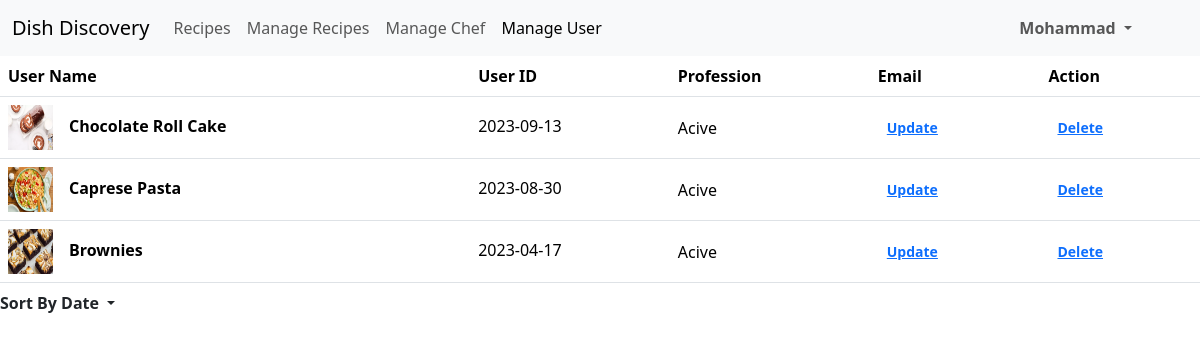
The page /admin_world/admin_manage_user.php?LtoO=click (signed in) on the database its author committed.
### tables this page shows
CREATE TABLE `recipe_table` (
  `recipeid` varchar(30) NOT NULL,
  `chefid` varchar(30) DEFAULT NULL,
  `recipename` varchar(100) DEFAULT NULL,
  `preparationtime` varchar(50) DEFAULT NULL,
  `postdate` date DEFAULT NULL,
  `pic` varchar(50) DEFAULT NULL,
  `cuisinetype` varchar(40) DEFAULT NULL,
  `description` longtext DEFAULT NULL,
  `ingredients` longtext DEFAULT NULL,
  `steps` longtext DEFAULT NULL,
  `status` int(11) DEFAULT 0
);

### admin_world/admin_manage_user.php (the view, shortened to what this page needs)
<!DOCTYPE html>
<html lang="en">
<head>
    <link href="https://cdn.jsdelivr.net/npm/bootstrap@5.3.1/dist/css/bootstrap.min.css" rel="stylesheet"
>
    <link rel="stylesheet" href="../registration.css">
</head>
<body>
    <nav class="navbar navbar-expand-lg bg-light">
        <div class="container-fluid">
            <a class="navbar-brand" href="admin_home.php">Dish Discovery</a>
            <div class="collapse navbar-collapse" id="navbarSupportedContent">
                <ul class="navbar-nav me-auto mb-2 mb-lg-0">
                    <li class="nav-item">
                        <a class="nav-link" aria-current="page" href="admin_home.php">Recipes</a>
                    </li>
                    <li class="nav-item">
                        <a class="nav-link" aria-current="page" href="admin_manage_recipe.php">Manage Recipes</a>
                    </li>
                    <li class="nav-item">
                        <a class="nav-link " aria-current="page" href="admin_manage_chef.php">Manage Chef</a>
                    </li>
                    <li class="nav-item">
                        <a class="nav-link active" aria-current="page" href="admin_manage_user.php">Manage User</a>
                    </li>
                </ul>
                <div class="d-flex" role="search">
                    <ul class="navbar-nav me-5">
                        <li class="nav-item dropdown btn-outline-success ">
                            <a class="nav-link dropdown-toggle btn " href="#" role="button" data-bs-toggle="dropdown"
                                aria-expanded="false">
                                <b>Mohammad</b>
                            </a>
                        </li>
                    </ul>
                </div>
            </div>
        </div>
    </nav>
    <table class="table align-middle mb-0 bg-white">
        <thead class="bg-light">
            <tr>
                <th>User Name</th>
                <th>User ID</th>
                <th>Profession</th>
                <th>Email</th>
                <th>Action</th>
            </tr>
        </thead>
        <tbody>
            <?php
    if(isset($_GET['LtoO']) and $_GET['LtoO']=="click") {
        include("../connection.php");
        $sql = "SELECT recipeid,postdate,pic,preparationtime, recipename,cuisinetype,description,ingredients,steps FROM recipe_table ORDER BY postdate DESC;";
        $r = mysqli_query($con, $sql);
        if(mysqli_num_rows($r) > 0){
            while($row = mysqli_fetch_array($r))
            {
                $recipeid=$row['recipeid'];
                $pic = $row['pic'];
                $recipename = $row['recipename'];
                $postdate = $row['postdate'];
                echo "<tr>";
                echo "    <td>";
                echo "        <div class='d-flex align-items-center'>";
                echo "            <img src='../images/recipe_images/$pic' alt='' style='width: 45px; height: 45px' />";
                echo "            <div class='ms-3'>";
                echo "                <p class='fw-bold mb-1'>$recipename</p>";
                echo "            </div>";
                echo "        </div>";
                echo "    </td>";
                echo "    <td>";
                echo "        <p class='fw-normal mb-1'>$postdate</p>";
                echo "    </td>";
                echo "    <td>";
                echo "        <span class='rounded-pill d-inline'>Acive</span>";
                echo "    </td>";
                echo "    <td>";
                echo "            <a class='btn btn-link btn-rounded btn-sm fw-bold' href='admin_update_recipe.php?recipeid=$recipeid'>Update</a>";
                echo "    </td>";
                echo "    <td>";
                echo "<a class='btn btn-link btn-rounded btn-sm fw-bold' href='admin_delete_recipe.php?recipeid=$recipeid'>Delete</a>";
                echo "    </td>";
                echo "</tr>";
            }
        }
    }
?>
        </tbody>
    </table>
    <div style="width:100px;">
        <ul class="navbar-nav me-5>
        <li class=" nav-item dropdown btn-outline-success ">
            <a class=" nav-link dropdown-toggle btn " href=" #" role="button" data-bs-toggle="dropdown"
            aria-expanded="false">
            <b>Sort By Date</b>
            </a>
        </ul>
    </div>
</body>
</html>

### rows shown on the page
recipe_table: pic (picture), recipename "Chocolate Roll Cake", postdate "2023-09-13"
recipe_table: pic (picture), recipename "Caprese Pasta", postdate "2023-08-30"
recipe_table: pic (picture), recipename "Brownies", postdate "2023-04-17"
